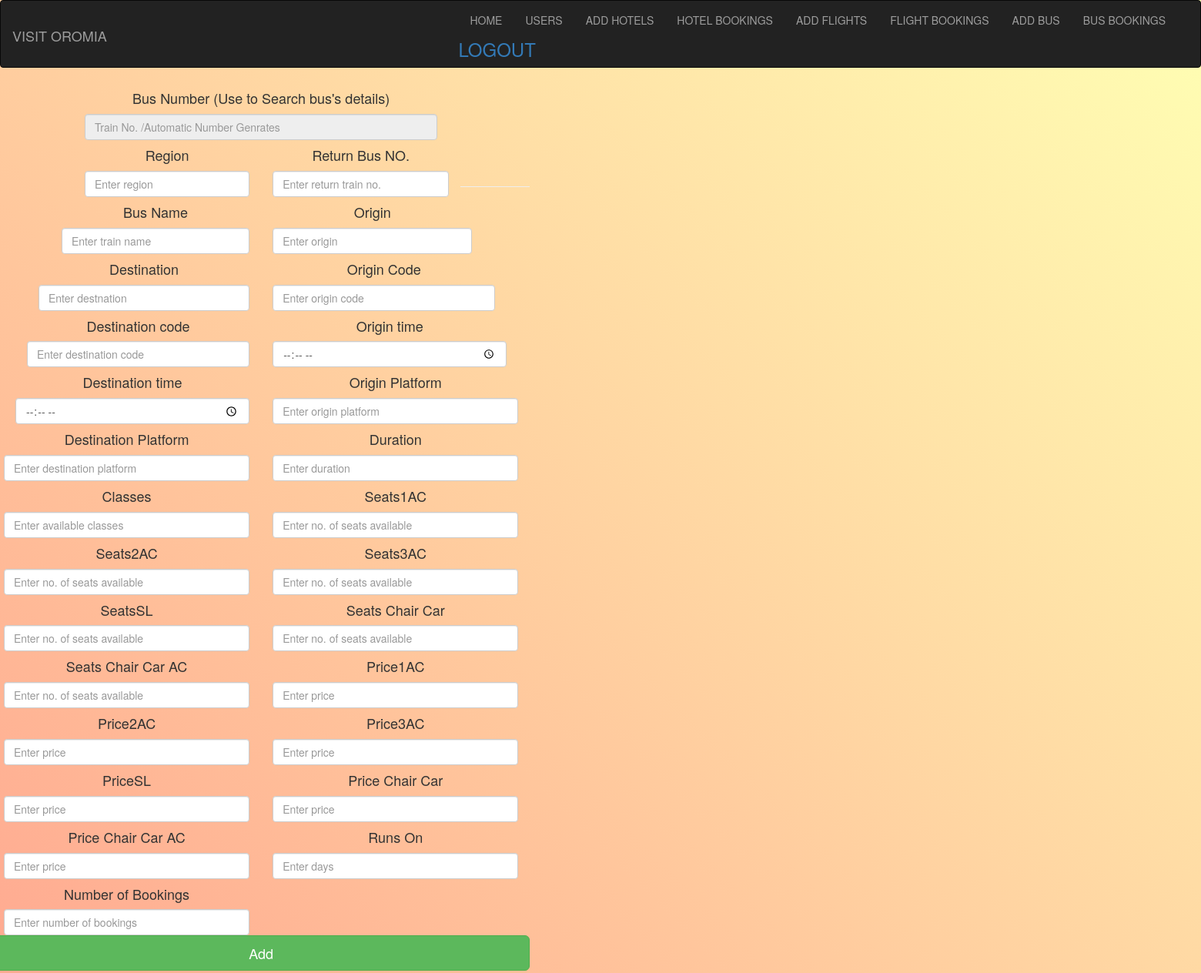
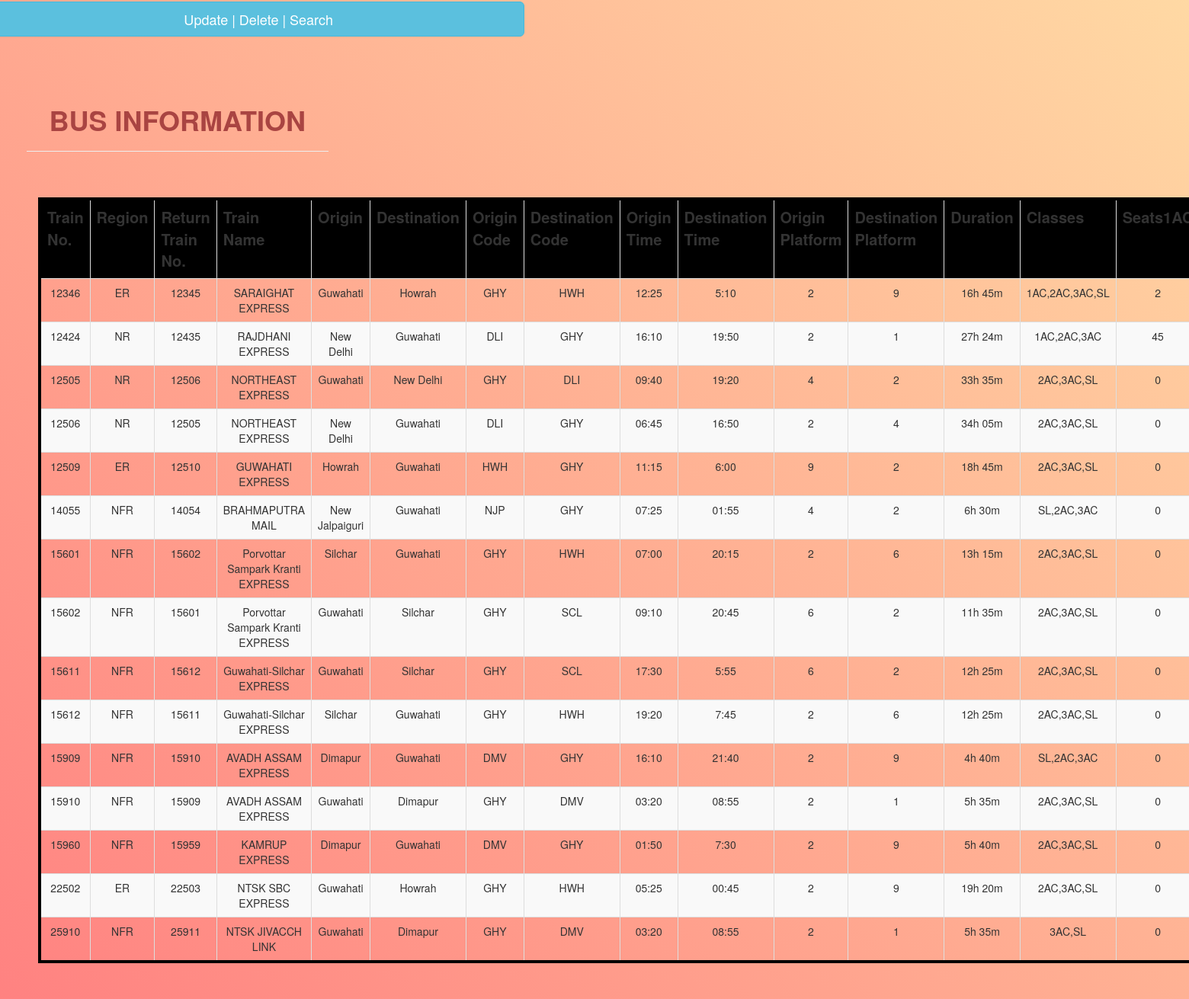
Screenshot of /Management/trains_add.php with the database file from the repository (2 pictures, top to bottom).
### tables this page shows
CREATE TABLE `trains` (
  `trainNo` int(10) NOT NULL,
  `region` varchar(10) NOT NULL,
  `returnTrainNo` int(10) NOT NULL,
  `trainName` varchar(100) NOT NULL,
  `origin` varchar(50) NOT NULL,
  `destination` varchar(50) NOT NULL,
  `originCode` varchar(20) NOT NULL,
  `destinationCode` varchar(20) NOT NULL,
  `originTime` varchar(20) NOT NULL,
  `destinationTime` varchar(20) NOT NULL,
  `originPlatform` varchar(10) NOT NULL,
  `destinationPlatform` varchar(10) NOT NULL,
  `duration` varchar(20) NOT NULL,
  `classes` varchar(50) NOT NULL,
  `seats1AC` int(10) NOT NULL,
  `seats2AC` int(10) NOT NULL,
  `seats3AC` int(10) NOT NULL,
  `seatsSL` int(10) NOT NULL,
  `seatsChairCar` int(10) NOT NULL,
  `seatsChairCarAC` int(10) NOT NULL,
  `price1AC` varchar(20) NOT NULL,
  `price2AC` varchar(20) NOT NULL,
  `price3AC` varchar(20) NOT NULL,
  `priceSL` varchar(20) NOT NULL,
  `priceChairCar` varchar(20) NOT NULL,
  `priceChairCarAC` varchar(20) NOT NULL,
  `runsOn` varchar(50) NOT NULL,
  `noOfBookings` int(10) NOT NULL
);

### Management/trains_add.php (the view, shortened to what this page needs)
<!Doctype html>
<html>
<head>
    	<link href="css/bootstrap.min.css" rel="stylesheet">
    	<link href="https://maxcdn.bootstrapcdn.com/font-awesome/4.7.0/css/font-awesome.min.css" rel="stylesheet">
		<link rel="stylesheet" href="https://maxcdn.bootstrapcdn.com/bootstrap/3.3.7/css/bootstrap.min.css">
</head>
<?php
$trainNo="";
$region="";
$returnTrainNo="";
$trainName="";
$origin="";
$destination="";
$originCode="";
$destinationCode="";
$originTime="";
$destinationTime="";
$originPlatform="";
$destinationPlatform="";
$duration="";
$classes="";
$seats1AC="";
$seats2AC="";
$seats3AC="";
$seatsSL="";
$seatsChairCar="";
$seatsChairCarAC="";
$price1AC="";
$price2AC="";
$price3AC="";
$priceSL="";
$priceChairCar="";
$priceChairCarAC="";
$runsOn="";
$noOfBookings="";
?>
<body>
	<div class="container-fliud">
        <nav class="navbar navbar-inverse">
  <div class="container-fluid">
    <div class="navbar-header">
      <h1 class="navbar-brand"> VISIT OROMIA</h1>
    </div>
     <div class="collapse navbar-collapse" id="nav">
    <ul class="nav navbar-nav" style="float:right">
        <li><a href="Home.php">HOME</a></li>
		<li><a href="users_add.php">USERS</a></li>
              <li><a href="hotels_add.php">ADD HOTELS</a></li>
              <li><a href="hotelbookings_view.php">HOTEL BOOKINGS</a></li>
              <li><a href="flights_add.php">ADD FLIGHTS</a></li>
              <li><a href="flightbookings_view.php">FLIGHT BOOKINGS</a></li>
              <li><a href="trains_add.php">ADD BUS</a></li>
              <li><a href="trainbookings_view.php">BUS BOOKINGS</a></li>
			  <h3><a href="adminLogout.php">LOGOUT</a></h3>
    </ul>
  </div>
</div>
</nav>
</div>
	<div class="container-fluid" >
	  <div class="row mx-5 my-5" style="margin-left:80px;text-align:center;">
	    <div class="col-lg-4">
<form method ="post"   action="">
  <h4>Bus Number (Use to Search bus's details)</h4>
  <input type="number" name="trainNo"  class="form-control" placeholder="Train No. /Automatic Number Genrates" value="<?php echo($trainNo);?>" disabled>
  <div class="form-group row">
	<div class="col-xs-6">
		<h4>Region</h4>
	<input type="text" name="region" class="form-control" placeholder="Enter region" value="<?php echo($region);?>" required>
</div>
<div class="form-group row">
	<div class="col-xs-6">
		<h4>Return Bus NO.</h4>
	<input type="number" name="returnTrainNO" class="form-control" placeholder="Enter return train no." value="<?php echo($returnTrainNo);?>" required>
</div>
<div class="form-group row">
	<div class="col-xs-6">
		<h4>Bus Name</h4>
	<input type="text" name="trainName" class="form-control" placeholder="Enter train name" value="<?php echo($trainName);?>" required>
</div>
<div class="form-group row">
	<div class="col-xs-6">
		<h4>Origin</h4>
	<input type="text" name="origin" class="form-control" placeholder="Enter origin" value="<?php echo($origin);?>" required>
</div>
<div class="form-group row">
	<div class="col-xs-6">
		<h4>Destination</h4>
	<input type="text" name="destination" class="form-control" placeholder="Enter destnation" value="<?php echo($destination);?>" required>
</div>
	<div class="form-group row">
	<div class="col-xs-6">
		<h4>Origin Code</h4>
	<input type="text" name="originCode" class="form-control" placeholder="Enter origin code" value="<?php echo($originCode);?>" required>
</div>
<div class="col-xs-6">
	<h4>Destination code</h4>
	<input type="text" name="destinationCode" class="form-control" placeholder="Enter destination code" value="<?php echo($destinationCode);?>" required>
</div>
<div class="form-group row">
	<div class="col-xs-6">
		<h4>Origin time</h4>
	<input type="time" name="originTime" class="form-control" placeholder="Enter origin time" value="<?php echo($originTime);?>" required>
</div>
<div class="col-xs-6">
	<h4>Destination time</h4>
	<input type="time" name="destinationTime" class="form-control" placeholder="Enter destination time" value="<?php echo($destinationTime);?>" required>
</div>
<div class="form-group row">
	<div class="col-xs-6">
		<h4>Origin Platform</h4>
	<input type="text" name="originPlatform" class="form-control" placeholder="Enter origin platform" value="<?php echo($originPlatform);?>" required>
</div>
<div class="col-xs-6">
	<h4>Destination Platform</h4>
	<input type="text" name="destinationPlatform" class="form-control" placeholder="Enter destination platform" value="<?php echo($destinationPlatform);?>" required>
</div>
<div class="col-xs-6">
	<h4>Duration</h4>
	<input type="text" name="duration" class="form-control" placeholder="Enter duration" value="<?php echo($duration);?>" required>
</div>
<div class="col-xs-6">
<h4>Classes</h4>
	<input type="text" name="classes" class="form-control" placeholder="Enter available classes" value="<?php echo($classes);?>" required>
</div>
<div class="col-xs-6">
	<h4>Seats1AC</h4>
	<input type="number" class="form-control" name="seats1AC"  placeholder="Enter no. of seats available" value="<?php echo($seats1AC);?>"required>
</div>
<div class="col-xs-6">
	<h4>Seats2AC</h4>
	<input type="number" class="form-control" name="seats2AC"  placeholder="Enter no. of seats available" value="<?php echo($seats2AC);?>"required>
</div>
<div class="col-xs-6">
	<h4>Seats3AC</h4>
	<input type="number" class="form-control" name="seats3AC"  placeholder="Enter no. of seats available" value="<?php echo($seats3AC);?>"required>
</div>
<div class="col-xs-6">
	<h4>SeatsSL</h4>
	<input type="number" class="form-control" name="seatsSL"  placeholder="Enter no. of seats available" value="<?php echo($seatsSL);?>"required>
</div>
<div class="col-xs-6">
	<h4>Seats Chair Car</h4>
	<input type="number" class="form-control" name="seatsChairCar"  placeholder="Enter no. of seats available" value="<?php echo($seatsChairCar);?>"required>
</div>
<div class="col-xs-6">
	<h4>Seats Chair Car AC</h4>
	<input type="number" class="form-control" name="seatsChairCarAC"  placeholder="Enter no. of seats available" value="<?php echo($seatsChairCarAC);?>"required>
</div>
<div class="col-xs-6">
	<h4>Price1AC</h4>
	<input type="number" class="form-control" name="price1AC"  placeholder="Enter price" value="<?php echo($price1AC);?>"required>
</div>
<div class="col-xs-6">
	<h4>Price2AC</h4>
	<input type="number" class="form-control" name="price2AC"  placeholder="Enter price" value="<?php echo($price2AC);?>"required>
</div>
<div class="col-xs-6">
	<h4>Price3AC</h4>
	<input type="number" class="form-control" name="price3AC"  placeholder="Enter price" value="<?php echo($price3AC);?>"required>
</div>
<div class="col-xs-6">
	<h4>PriceSL</h4>
	<input type="number" class="form-control" name="priceSL"  placeholder="Enter price" value="<?php echo($priceSL);?>"required>
</div>
<div class="col-xs-6">
	<h4>Price Chair Car</h4>
	<input type="number" class="form-control" name="priceChairCar"  placeholder="Enter price" value="<?php echo($priceChairCar);?>"required>
</div>
<div class="col-xs-6">
	<h4>Price Chair Car AC</h4>
	<input type="number" class="form-control" name="priceChairCarAC"  placeholder="Enter price" value="<?php echo($priceChairCarAC);?>"required>
</div>
<div class="col-xs-6">
	<h4>Runs On</h4>
	<input type="text" class="form-control" name="runsOn"  placeholder="Enter days" value="<?php echo($runsOn);?>"required>
</div>
<div class="col-xs-6">
	<h4>Number of Bookings</h4>
<input type="number" name="noOfBookings" class="form-control" placeholder="Enter number of bookings" value="<?php echo($noOfBookings);?>" required>
</div>
<br>
<br>
<hr>
	<div>
		<input type="submit" class="btn btn-success btn-block btn-lg" name="insert" value="Add">
    <a href="trains_update.php"class="btn btn-info btn-block btn-lg">Update | Delete | Search</a>
<br>
<br>
	</div>
</form>
</div>
</div>
    <div class="col-lg-8">
			<h1 class="text-danger text-center" style="font-weight:bold">BUS INFORMATION</h1>
			<hr>
			<br>
			<br>
<?php
$servername = "localhost";
$username = "root";
$password = "";
$dbname = "projectmeteor1";
$conn = new mysqli($servername, $username, $password, $dbname);
$sql = "SELECT trainNo,region,returnTrainNo,trainName,origin,destination,originCode,destinationCode,originTime,destinationTime,originPlatform,destinationPlatform,duration,classes,seats1AC,seats2AC,seats3AC,seatsSL,seatsChairCar,seatsChairCarAC,price1AC,price2AC,price3AC,priceSL,priceChairCar,priceChairCarAC,runsOn,noOfBookings FROM trains";
$result = $conn->query($sql);
echo "<div class='col-xs-6'>
<table class='table table-striped table-bordered table-hover py-5 ' style='width:200%; border: 4px solid black; text:white; text-align: center;float:left'>
<tr class='text-centre text-white'style='font-size:20px; background:black;'>
<th>Train No.</th>
<th>Region</th>
<th>Return Train No.</th>
<th>Train Name</th>
<th>Origin</th>
<th>Destination</th>
<th>Origin Code</th>
<th>Destination Code</th>
<th>Origin Time</th>
<th>Destination Time</th>
<th>Origin Platform</th>
<th>Destination Platform</th>
<th>Duration</th>
<th>Classes</th>
<th>Seats1AC</th>
<th>Seats2AC</th>
<th>Seats3AC</th>
<th>SeatsSL</th>
<th>SeatsChairCar</th>
<th>SeatsChairCarAC</th>
<th>price1AC</th>
<th>price2AC</th>
<th>price3AC</th>
<th>priceSL</th>
<th>priceChairCar</th>
<th>priceChairCarAC</th>
<th>runsOn</th>
<th>No. of bookings</th>
</tr>
</div>";
if ($result->num_rows > 0) {
    while($row = $result->fetch_assoc()) {
      echo "<tr>";
echo "<td>" . $row['trainNo'] . "</td>";
echo "<td>" . $row['region'] . "</td>";
echo "<td>" . $row['returnTrainNo'] . "</td>";
echo "<td>" . $row['trainName'] . "</td>";
echo "<td>" . $row['origin'] . "</td>";
echo "<td>" . $row['destination'] . "</td>";
echo "<td>" . $row['originCode'] . "</td>";
echo "<td>" . $row['destinationCode'] . "</td>";
echo "<td>" . $row['originTime'] . "</td>";
echo "<td>" . $row['destinationTime'] . "</td>";
echo "<td>" . $row['originPlatform'] . "</td>";
echo "<td>" . $row['destinationPlatform'] . "</td>";
echo "<td>" . $row['duration'] . "</td>";
echo "<td>" . $row['classes'] . "</td>";
echo "<td>" . $row['seats1AC'] . "</td>";
echo "</tr>";
    }
} else {
    echo "0 results";
}
?>
</div>
</div>
</body>
</html>

### Management/trains_add.php (style rules this page uses)
body { background: linear-gradient(45deg, #ff8080, #ffffb3); height: 100%; margin: 0; background-repeat: no-repeat; background-attachment: fixed; width:100%; }

### rows the page displays
trains: trainNo "12346", region "ER", returnTrainNo "12345", trainName "SARAIGHAT EXPRESS", origin "Guwahati", destination "Howrah", originCode "GHY", destinationCode "HWH", originTime "12:25", destinationTime "5:10", originPlatform "2", destinationPlatform "9", duration "16h 45m", classes "1AC,2AC,3AC,SL", seats1AC "2"
trains: trainNo "12424", region "NR", returnTrainNo "12435", trainName "RAJDHANI EXPRESS", origin "New Delhi", destination "Guwahati", originCode "DLI", destinationCode "GHY", originTime "16:10", destinationTime "19:50", originPlatform "2", destinationPlatform "1", duration "27h 24m", classes "1AC,2AC,3AC", seats1AC "45"
trains: trainNo "12505", region "NR", returnTrainNo "12506", trainName "NORTHEAST EXPRESS", origin "Guwahati", destination "New Delhi", originCode "GHY", destinationCode "DLI", originTime "09:40", destinationTime "19:20", originPlatform "4", destinationPlatform "2", duration "33h 35m", classes "2AC,3AC,SL", seats1AC "0"
trains: trainNo "12506", region "NR", returnTrainNo "12505", trainName "NORTHEAST EXPRESS", origin "New Delhi", destination "Guwahati", originCode "DLI", destinationCode "GHY", originTime "06:45", destinationTime "16:50", originPlatform "2", destinationPlatform "4", duration "34h 05m", classes "2AC,3AC,SL", seats1AC "0"
trains: trainNo "12509", region "ER", returnTrainNo "12510", trainName "GUWAHATI EXPRESS", origin "Howrah", destination "Guwahati", originCode "HWH", destinationCode "GHY", originTime "11:15", destinationTime "6:00", originPlatform "9", destinationPlatform "2", duration "18h 45m", classes "2AC,3AC,SL", seats1AC "0"
trains: trainNo "14055", region "NFR", returnTrainNo "14054", trainName "BRAHMAPUTRA MAIL", origin "New Jalpaiguri", destination "Guwahati", originCode "NJP", destinationCode "GHY", originTime "07:25", destinationTime "01:55", originPlatform "4", destinationPlatform "2", duration "6h 30m", classes "SL,2AC,3AC", seats1AC "0"
trains: trainNo "15601", region "NFR", returnTrainNo "15602", trainName "Porvottar Sampark Kranti EXPRESS", origin "Silchar", destination "Guwahati", originCode "GHY", destinationCode "HWH", originTime "07:00", destinationTime "20:15", originPlatform "2", destinationPlatform "6", duration "13h 15m", classes "2AC,3AC,SL", seats1AC "0"
trains: trainNo "15602", region "NFR", returnTrainNo "15601", trainName "Porvottar Sampark Kranti EXPRESS", origin "Guwahati", destination "Silchar", originCode "GHY", destinationCode "SCL", originTime "09:10", destinationTime "20:45", originPlatform "6", destinationPlatform "2", duration "11h 35m", classes "2AC,3AC,SL", seats1AC "0"
trains: trainNo "15611", region "NFR", returnTrainNo "15612", trainName "Guwahati-Silchar EXPRESS", origin "Guwahati", destination "Silchar", originCode "GHY", destinationCode "SCL", originTime "17:30", destinationTime "5:55", originPlatform "6", destinationPlatform "2", duration "12h 25m", classes "2AC,3AC,SL", seats1AC "0"
trains: trainNo "15612", region "NFR", returnTrainNo "15611", trainName "Guwahati-Silchar EXPRESS", origin "Silchar", destination "Guwahati", originCode "GHY", destinationCode "HWH", originTime "19:20", destinationTime "7:45", originPlatform "2", destinationPlatform "6", duration "12h 25m", classes "2AC,3AC,SL", seats1AC "0"
trains: trainNo "15909", region "NFR", returnTrainNo "15910", trainName "AVADH ASSAM EXPRESS", origin "Dimapur", destination "Guwahati", originCode "DMV", destinationCode "GHY", originTime "16:10", destinationTime "21:40", originPlatform "2", destinationPlatform "9", duration "4h 40m", classes "SL,2AC,3AC", seats1AC "0"
trains: trainNo "15910", region "NFR", returnTrainNo "15909", trainName "AVADH ASSAM EXPRESS", origin "Guwahati", destination "Dimapur", originCode "GHY", destinationCode "DMV", originTime "03:20", destinationTime "08:55", originPlatform "2", destinationPlatform "1", duration "5h 35m", classes "2AC,3AC,SL", seats1AC "0"
trains: trainNo "15960", region "NFR", returnTrainNo "15959", trainName "KAMRUP EXPRESS", origin "Dimapur", destination "Guwahati", originCode "DMV", destinationCode "GHY", originTime "01:50", destinationTime "7:30", originPlatform "2", destinationPlatform "9", duration "5h 40m", classes "2AC,3AC,SL", seats1AC "0"
trains: trainNo "22502", region "ER", returnTrainNo "22503", trainName "NTSK SBC EXPRESS", origin "Guwahati", destination "Howrah", originCode "GHY", destinationCode "HWH", originTime "05:25", destinationTime "00:45", originPlatform "2", destinationPlatform "9", duration "19h 20m", classes "2AC,3AC,SL", seats1AC "0"
trains: trainNo "25910", region "NFR", returnTrainNo "25911", trainName "NTSK JIVACCH LINK", origin "Guwahati", destination "Dimapur", originCode "GHY", destinationCode "DMV", originTime "03:20", destinationTime "08:55", originPlatform "2", destinationPlatform "1", duration "5h 35m", classes "3AC,SL", seats1AC "0"
